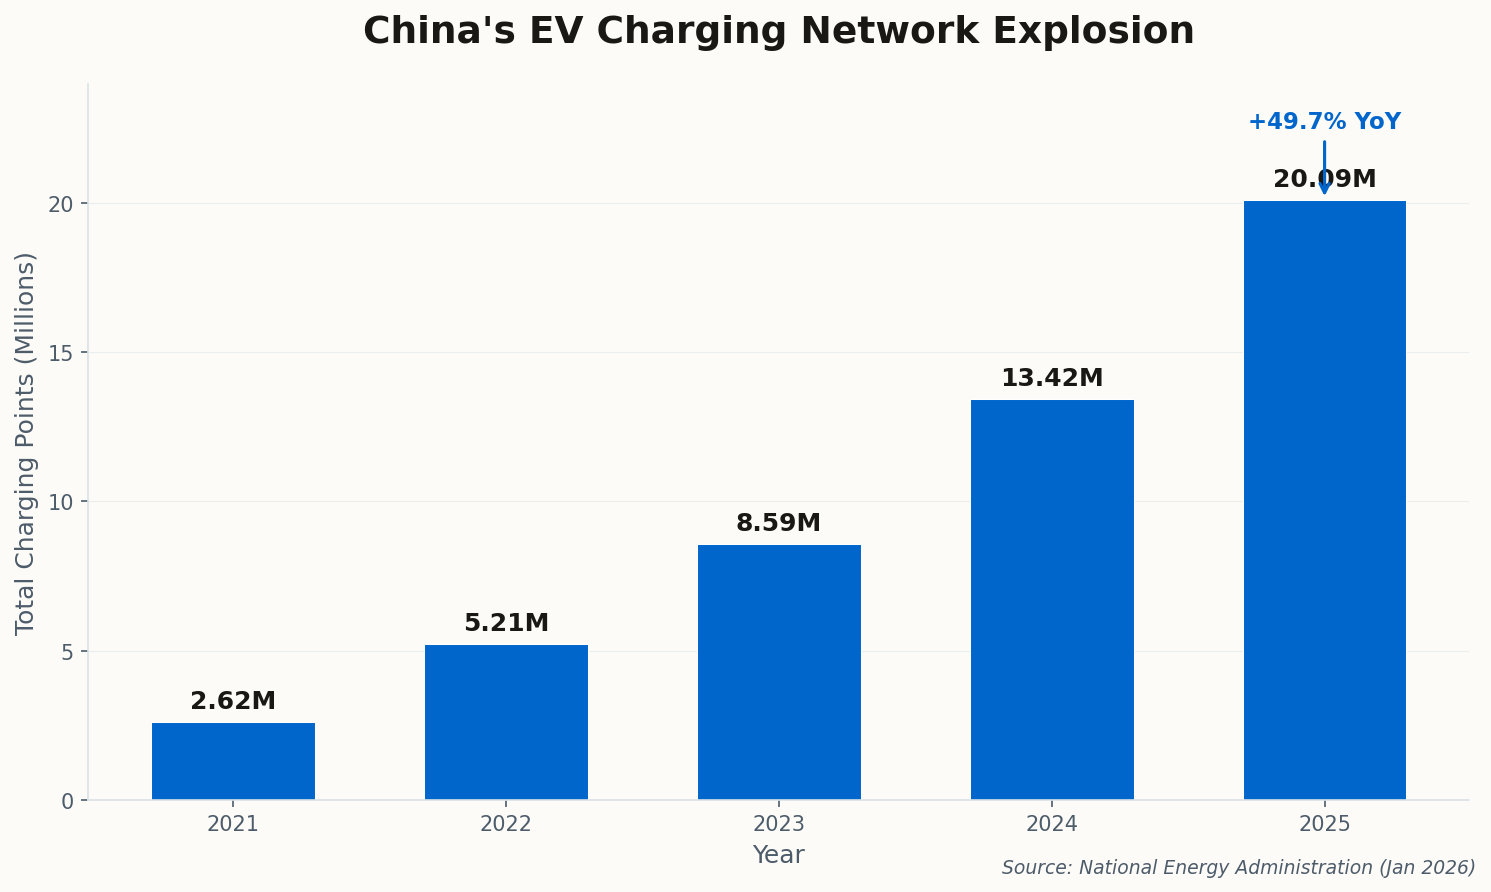

Here is the Python script that generated this plot:
import matplotlib.pyplot as plt
import numpy as np

# Newsletter color scheme - electric blue/teal for EV theme
ACCENT = '#0066CC'      # Electric blue
BG = '#FDFBF7'          # Cream background
TEXT = '#1A1815'
TEXT_SECONDARY = '#4D5C6A'
GRID = '#D8E2E8'

# Data: China's charging network growth
years = ['2021', '2022', '2023', '2024', '2025']
total_chargers = [2.62, 5.21, 8.59, 13.42, 20.09]  # in millions

# Create figure
fig, ax = plt.subplots(figsize=(10, 6), facecolor=BG)
ax.set_facecolor(BG)

# Create bars
bars = ax.bar(years, total_chargers, color=ACCENT, width=0.6, edgecolor='white', linewidth=0.5)

# Add value labels on bars
for bar, val in zip(bars, total_chargers):
    ax.text(bar.get_x() + bar.get_width()/2, bar.get_height() + 0.3,
            f'{val}M', ha='center', va='bottom', fontsize=12, fontweight='600', color=TEXT)

# Styling
ax.set_title("China's EV Charging Network Explosion", fontsize=18, color=TEXT, fontweight='700', pad=20)
ax.set_xlabel('Year', fontsize=12, color=TEXT_SECONDARY)
ax.set_ylabel('Total Charging Points (Millions)', fontsize=12, color=TEXT_SECONDARY)

# Y-axis
ax.set_ylim(0, 24)
ax.yaxis.set_major_locator(plt.MultipleLocator(5))

# Grid
ax.grid(True, axis='y', alpha=0.5, color=GRID, linestyle='-', linewidth=0.5)
ax.set_axisbelow(True)

# Remove spines
ax.spines['top'].set_visible(False)
ax.spines['right'].set_visible(False)
ax.spines['left'].set_color(GRID)
ax.spines['bottom'].set_color(GRID)

# Tick colors
ax.tick_params(colors=TEXT_SECONDARY)

# Add annotation for 2025 growth
ax.annotate('+49.7% YoY', xy=(4, 20.09), xytext=(4, 22.5),
            fontsize=11, ha='center', color=ACCENT, fontweight='600',
            arrowprops=dict(arrowstyle='->', color=ACCENT, lw=1.5))

# Source attribution
fig.text(0.99, 0.02, 'Source: National Energy Administration (Jan 2026)', fontsize=9,
         color=TEXT_SECONDARY, ha='right', style='italic')

plt.tight_layout()
plt.savefig('/Users/welshofer/clawd/jlw-newsletter/images/ev-market-2026/chart-china-charging.png',
            dpi=150, facecolor=BG, bbox_inches='tight')
print("Chart saved successfully!")
